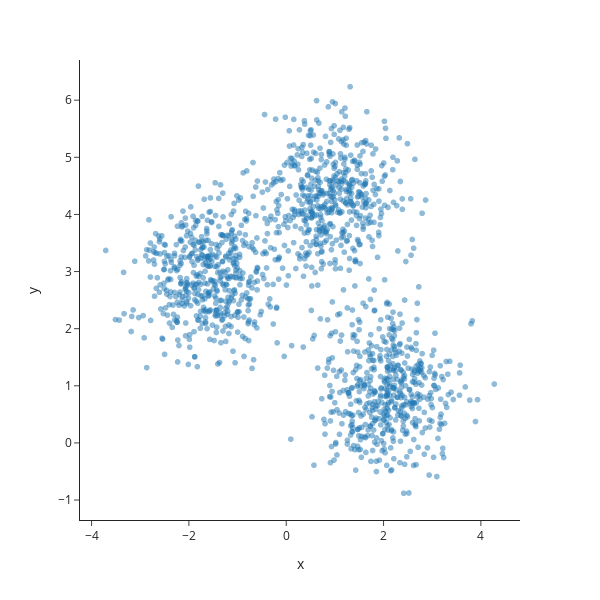

This figure's notebook cell:
### Markdown cell above
Review initial data:

### Code cell
fig = px.scatter(x=X[:, 0], y=X[:, 1], opacity=0.5)
fig.update_layout(height=600, width=600)
fig.show()

### Figure 1 — Plotly figure (JSON) as saved in the notebook; plotly's stock layout.template omitted (floating-point values rounded to 4 significant figures; data arrays with more than 128 entries replaced by an {"elided": "..."} marker saying what was removed)
{"data": [{"hovertemplate": "x=%{x}<br>y=%{y}<extra></extra>", "legendgroup": "", "marker": {"color": "#1F77B4", "opacity": 0.5, "symbol": "circle"}, "mode": "markers", "name": "", "showlegend": false, "type": "scattergl", "x": {"elided": "1500 float values"}, "xaxis": "x", "y": {"elided": "1500 float values"}, "yaxis": "y"}], "layout": {"height": 600, "legend": {"tracegroupgap": 0}, "margin": {"t": 60}, "width": 600, "xaxis": {"anchor": "y", "domain": [0, 1], "title": {"text": "x"}}, "yaxis": {"anchor": "x", "domain": [0, 1], "title": {"text": "y"}}}}
